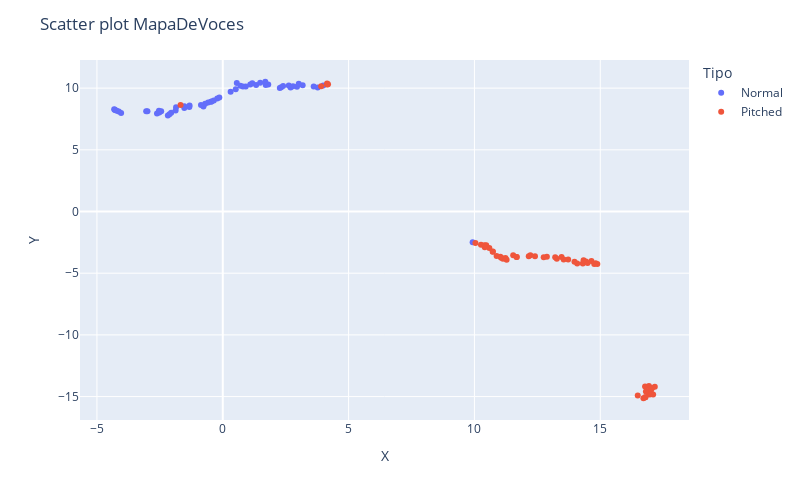

This figure's notebook cell:
### Code cell
import plotly.express as px

fig = px.scatter(
    embedding,
    x=0,
    y=1,
    color=BaseDeDatos.Tipo,
    labels={'color': 'Tipo'},
    hover_data=[Archivo,Pitch]
)

fig.update_layout(
    title='Scatter plot MapaDeVoces',
    xaxis_title='X',
    yaxis_title='Y',
    autosize=True,
    width=800,
    height=500
)
fig.show()

### Figure 1 — Plotly figure (JSON) as saved in the notebook; plotly's stock layout.template omitted (floating-point values rounded to 4 significant figures)
{"data": [{"customdata": [["HolaComoEstas0", 172.4], ["HolaComoEstas1", 238.0], ["HolaComoEstas2", 164.8], ["HolaComoEstas3", 138.8], ["HolaComoEstas4", 159.1], ["HolaComoEstas5", 160.2], ["HolaComoEstas6", 182.3], ["HolaComoEstas7", 176.1], ["HolaComoEstas8", 169.2], ["HolaComoEstas9", 165.4], ["HolaComoEstas10", 161.6], ["HolaComoEstas11", 169.1], ["HolaComoEstas12", 160.2], ["HolaComoEstas13", 185.6], ["HolaComoEstas14", 193.2], ["HolaComoEstas15", 133.8], ["HolaComoEstas16", 171.9], ["HolaComoEstas17", 178.8], ["HolaComoEstas18", 166.0], ["HolaComoEstas19", 179.5], ["HolaComoEstas20", 170.6], ["HolaComoEstas21", 202.4], ["HolaComoEstas22", 187.6], ["HolaComoEstas23", 173.1], ["HolaComoEstas24", 209.3], ["HolaComoEstas25", 180.1], ["HolaComoEstas26", 190.2], ["HolaComoEstas27", 181.4], ["HolaComoEstas28", 186.9], ["HolaComoEstas29", 174.1], ["HolaComoEstas30", 185.3], ["HolaComoEstas31", 178.6], ["HolaComoEstas32", 179.5], ["HolaComoEstas33", 171.2], ["HolaComoEstas34", 180.8], ["HolaComoEstas35", 150.8], ["HolaComoEstas36", 171.1], ["HolaComoEstas37", 185.1], ["HolaComoEstas38", 150.7], ["HolaComoEstas39", 134.8], ["HolaComoEstas40", 126.7], ["HolaComoEstas41", 133.4], ["HolaComoEstas42", 133.2], ["HolaComoEstas43", 168.1], ["HolaComoEstas44", 168.4], ["HolaComoEstas45", 193.4], ["HolaComoEstas46", 206.2], ["HolaComoEstas47", 189.2], ["HolaComoEstas48", 178.7], ["HolaComoEstas49", 176.8], ["HolaComoEstas50", 164.8], ["HolaComoEstas51", 170.4], ["HolaComoEstas52", 181.2], ["HolaComoEstas53", 178.3], ["HolaComoEstas54", 174.2], ["HolaComoEstas55", 167.5]], "hovertemplate": "Tipo=Normal<br>0=%{x}<br>1=%{y}<br>hover_data_0=%{customdata[0]}<br>hover_data_1=%{customdata[1]}<extra></extra>", "legendgroup": "Normal", "marker": {"color": "#636efa", "symbol": "circle"}, "mode": "markers", "name": "Normal", "orientation": "v", "showlegend": true, "type": "scatter", "x": [-0.4435, 9.929, -2.051, -4.131, -2.523, -2.447, 1.807, 0.313, -1.319, -2.183, -2.614, -1.329, -2.537, 2.321, 3.175, -4.279, -0.4735, 0.9147, -1.873, 1.092, -0.7681, 3.613, 2.694, -0.3554, 3.991, 1.325, 2.95, 1.708, 2.623, -0.22, 2.267, 0.5571, 1.172, -0.5823, 1.486, -3.043, -0.7001, 2.398, -2.993, -4.314, -4.212, -4.295, -4.039, -1.529, -1.526, 3.019, 3.772, 2.79, 0.8001, 0.5152, -2.118, -0.8665, 1.69, 0.7003, -0.1368, -1.856], "xaxis": "x", "y": [8.926, -2.488, 8.003, 8.11, 8.031, 8.119, 10.3, 9.709, 8.599, 7.778, 7.954, 8.481, 8.168, 10.07, 10.23, 8.237, 8.892, 10.13, 8.189, 10.3, 8.519, 10.14, 10.05, 9.005, 10.21, 10.26, 10.12, 10.26, 10.21, 9.15, 10.01, 10.43, 10.39, 8.844, 10.43, 8.12, 8.726, 10.18, 8.119, 8.279, 8.166, 8.254, 7.98, 8.38, 8.532, 10.35, 10.04, 10.16, 10.13, 9.902, 7.882, 8.638, 10.52, 10.19, 9.242, 8.454], "yaxis": "y"}, {"customdata": [["HolaComoEstasPitched0", 267.2], ["HolaComoEstasPitched1", 279.9], ["HolaComoEstasPitched2", 255.0], ["HolaComoEstasPitched3", 245.5], ["HolaComoEstasPitched4", 256.2], ["HolaComoEstasPitched5", 252.8], ["HolaComoEstasPitched6", 283.7], ["HolaComoEstasPitched7", 279.7], ["HolaComoEstasPitched8", 266.4], ["HolaComoEstasPitched9", 262.2], ["HolaComoEstasPitched10", 293.9], ["HolaComoEstasPitched11", 268.1], ["HolaComoEstasPitched12", 257.1], ["HolaComoEstasPitched13", 298.6], ["HolaComoEstasPitched14", 305.0], ["HolaComoEstasPitched15", 168.0], ["HolaComoEstasPitched16", 274.8], ["HolaComoEstasPitched17", 283.3], ["HolaComoEstasPitched18", 300.9], ["HolaComoEstasPitched19", 284.4], ["HolaComoEstasPitched20", 270.4], ["HolaComoEstasPitched21", 322.5], ["HolaComoEstasPitched22", 295.9], ["HolaComoEstasPitched23", 277.0], ["HolaComoEstasPitched24", 332.4], ["HolaComoEstasPitched25", 284.6], ["HolaComoEstasPitched26", 300.9], ["HolaComoEstasPitched27", 287.8], ["HolaComoEstasPitched28", 296.4], ["HolaComoEstasPitched29", 272.6], ["HolaComoEstasPitched30", 294.0], ["HolaComoEstasPitched31", 283.6], ["HolaComoEstasPitched32", 286.5], ["HolaComoEstasPitched33", 269.7], ["HolaComoEstasPitched34", 280.3], ["HolaComoEstasPitched35", 261.5], ["HolaComoEstasPitched36", 273.5], ["HolaComoEstasPitched37", 296.3], ["HolaComoEstasPitched38", 248.3], ["HolaComoEstasPitched39", 216.7], ["HolaComoEstasPitched40", 220.7], ["HolaComoEstasPitched41", 216.6], ["HolaComoEstasPitched42", 208.5], ["HolaComoEstasPitched43", 268.4], ["HolaComoEstasPitched44", 266.8], ["HolaComoEstasPitched45", 340.7], ["HolaComoEstasPitched46", 325.3], ["HolaComoEstasPitched47", 300.2], ["HolaComoEstasPitched48", 285.4], ["HolaComoEstasPitched49", 280.7], ["HolaComoEstasPitched50", 282.6], ["HolaComoEstasPitched51", 269.9], ["HolaComoEstasPitched52", 287.1], ["HolaComoEstasPitched53", 281.6], ["HolaComoEstasPitched54", 276.7], ["HolaComoEstasPitched55", 266.0]], "hovertemplate": "Tipo=Pitched<br>0=%{x}<br>1=%{y}<br>hover_data_0=%{customdata[0]}<br>hover_data_1=%{customdata[1]}<extra></extra>", "legendgroup": "Pitched", "marker": {"color": "#EF553B", "symbol": "circle"}, "mode": "markers", "name": "Pitched", "orientation": "v", "showlegend": true, "type": "scatter", "x": [11.06, 13.27, 10.47, 10.04, 10.59, 10.4, 14.31, 13.21, 11.13, 10.73, 16.94, 11.28, 10.41, 17.02, 16.97, -1.677, 12.41, 14.08, 17.1, 14.43, 11.68, 16.49, 17.17, 12.88, 16.8, 14.5, 16.91, 14.82, 17.06, 12.22, 16.78, 14.34, 14.88, 11.54, 13.46, 10.73, 12.16, 16.98, 10.26, 4.144, 4.183, 4.147, 3.909, 11.23, 11.03, 16.72, 16.78, 16.81, 14.65, 13.55, 13.98, 11.67, 14.76, 13.73, 12.75, 10.88], "xaxis": "x", "y": [-3.741, -3.833, -2.742, -2.551, -2.949, -2.726, -4.223, -3.699, -3.832, -3.248, -14.14, -3.901, -2.887, -14.5, -14.83, 8.625, -3.619, -4.217, -14.82, -4.059, -3.694, -14.92, -14.21, -3.666, -15.04, -4.174, -14.69, -4.19, -14.31, -3.549, -14.19, -3.96, -4.245, -3.546, -3.681, -3.256, -3.631, -14.37, -2.686, 10.38, 10.32, 10.3, 10.15, -3.767, -3.661, -15.14, -15.06, -14.59, -4.019, -3.897, -4.082, -3.679, -4.25, -3.894, -3.713, -3.596], "yaxis": "y"}], "layout": {"autosize": true, "height": 500, "legend": {"title": {"text": "Tipo"}, "tracegroupgap": 0}, "margin": {"t": 60}, "title": {"text": "Scatter plot MapaDeVoces"}, "width": 800, "xaxis": {"anchor": "y", "domain": [0, 1], "title": {"text": "X"}}, "yaxis": {"anchor": "x", "domain": [0, 1], "title": {"text": "Y"}}}}
